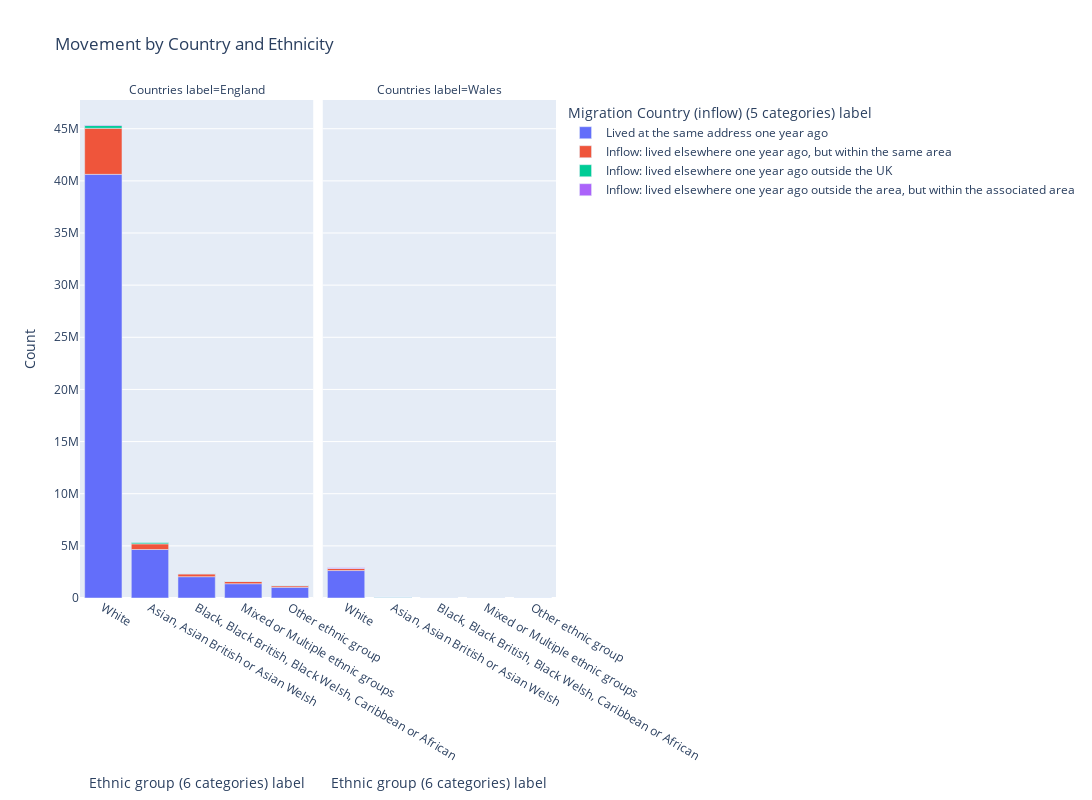

The code cell stored with this chart in its notebook:
### Code cell
#Group  by country migration type and ethnicities
in_catergory = mig_ctry_in_df.groupby(['Countries label', 'Migration Country (inflow) (5 categories) label','Ethnic group (6 categories) label' ])['Count'].sum().reset_index()
in_catergory = in_catergory.sort_values(by='Count', ascending=False)

# Remove rows with 'Does not apply' in any of the specified columns
in_catergory_filtered = in_catergory[~in_catergory[['Countries label', 'Migration Country (inflow) (5 categories) label',
                                                    'Ethnic group (6 categories) label']].apply(lambda x: 'Does not apply' in x.values, axis=1)]

# Sort the DataFrame in descending order by 'Count'
in_catergory_filtered = in_catergory_filtered.sort_values(by='Count', ascending=False)

# Display the filtered DataFrame
# print(in_catergory_filtered)

# Create a grouped bar chart
fig = px.bar(in_catergory_filtered, 
             x='Ethnic group (6 categories) label', 
             y='Count', 
             color='Migration Country (inflow) (5 categories) label', 
             facet_col='Countries label',
             labels={'Count': 'Count'},
             title='Movement by Country and Ethnicity',
             width=1200, height=800)

# Customize tooltip format
fig.update_traces(hovertemplate='%{y:,.0f} Count')

# Show the plot
fig.show()

### Figure 1 — Plotly figure (JSON) as saved in the notebook; plotly's stock layout.template omitted (floating-point values rounded to 4 significant figures)
{"data": [{"alignmentgroup": "True", "hovertemplate": "%{y:,.0f} Count", "legendgroup": "Lived at the same address one year ago", "marker": {"color": "#636efa", "pattern": {"shape": ""}}, "name": "Lived at the same address one year ago", "offsetgroup": "Lived at the same address one year ago", "orientation": "v", "showlegend": true, "textposition": "auto", "type": "bar", "x": ["White", "Asian, Asian British or Asian Welsh", "Black, Black British, Black Welsh, Caribbean or African", "Mixed or Multiple ethnic groups", "Other ethnic group"], "xaxis": "x", "y": [40624393, 4649298, 2044014, 1369199, 1022901], "yaxis": "y"}, {"alignmentgroup": "True", "hovertemplate": "%{y:,.0f} Count", "legendgroup": "Lived at the same address one year ago", "marker": {"color": "#636efa", "pattern": {"shape": ""}}, "name": "Lived at the same address one year ago", "offsetgroup": "Lived at the same address one year ago", "orientation": "v", "showlegend": false, "textposition": "auto", "type": "bar", "x": ["White", "Asian, Asian British or Asian Welsh", "Mixed or Multiple ethnic groups", "Black, Black British, Black Welsh, Caribbean or African", "Other ethnic group"], "xaxis": "x2", "y": [2631861, 72286, 40018, 21569, 21002], "yaxis": "y2"}, {"alignmentgroup": "True", "hovertemplate": "%{y:,.0f} Count", "legendgroup": "Inflow: lived elsewhere one year ago, but within the same area", "marker": {"color": "#EF553B", "pattern": {"shape": ""}}, "name": "Inflow: lived elsewhere one year ago, but within the same area", "offsetgroup": "Inflow: lived elsewhere one year ago, but within the same area", "orientation": "v", "showlegend": true, "textposition": "auto", "type": "bar", "x": ["White", "Asian, Asian British or Asian Welsh", "Black, Black British, Black Welsh, Caribbean or African", "Mixed or Multiple ethnic groups", "Other ethnic group"], "xaxis": "x", "y": [4416699, 543536, 260235, 227289, 148753], "yaxis": "y"}, {"alignmentgroup": "True", "hovertemplate": "%{y:,.0f} Count", "legendgroup": "Inflow: lived elsewhere one year ago, but within the same area", "marker": {"color": "#EF553B", "pattern": {"shape": ""}}, "name": "Inflow: lived elsewhere one year ago, but within the same area", "offsetgroup": "Inflow: lived elsewhere one year ago, but within the same area", "orientation": "v", "showlegend": false, "textposition": "auto", "type": "bar", "x": ["White", "Asian, Asian British or Asian Welsh", "Mixed or Multiple ethnic groups", "Black, Black British, Black Welsh, Caribbean or African", "Other ethnic group"], "xaxis": "x2", "y": [199881, 8144, 5031, 2947, 2856], "yaxis": "y2"}, {"alignmentgroup": "True", "hovertemplate": "%{y:,.0f} Count", "legendgroup": "Inflow: lived elsewhere one year ago outside the UK", "marker": {"color": "#00cc96", "pattern": {"shape": ""}}, "name": "Inflow: lived elsewhere one year ago outside the UK", "offsetgroup": "Inflow: lived elsewhere one year ago outside the UK", "orientation": "v", "showlegend": true, "textposition": "auto", "type": "bar", "x": ["White", "Asian, Asian British or Asian Welsh", "Black, Black British, Black Welsh, Caribbean or African", "Other ethnic group", "Mixed or Multiple ethnic groups"], "xaxis": "x", "y": [261511, 157200, 46562, 40924, 22559], "yaxis": "y"}, {"alignmentgroup": "True", "hovertemplate": "%{y:,.0f} Count", "legendgroup": "Inflow: lived elsewhere one year ago outside the UK", "marker": {"color": "#00cc96", "pattern": {"shape": ""}}, "name": "Inflow: lived elsewhere one year ago outside the UK", "offsetgroup": "Inflow: lived elsewhere one year ago outside the UK", "orientation": "v", "showlegend": false, "textposition": "auto", "type": "bar", "x": ["White", "Asian, Asian British or Asian Welsh", "Black, Black British, Black Welsh, Caribbean or African", "Other ethnic group", "Mixed or Multiple ethnic groups"], "xaxis": "x2", "y": [8643, 4457, 1433, 1223, 577], "yaxis": "y2"}, {"alignmentgroup": "True", "hovertemplate": "%{y:,.0f} Count", "legendgroup": "Inflow: lived elsewhere one year ago outside the area, but within the associated area", "marker": {"color": "#ab63fa", "pattern": {"shape": ""}}, "name": "Inflow: lived elsewhere one year ago outside the area, but within the associated area", "offsetgroup": "Inflow: lived elsewhere one year ago outside the area, but within the associated area", "orientation": "v", "showlegend": true, "textposition": "auto", "type": "bar", "x": ["White", "Asian, Asian British or Asian Welsh", "Mixed or Multiple ethnic groups", "Black, Black British, Black Welsh, Caribbean or African", "Other ethnic group"], "xaxis": "x", "y": [63445, 5934, 2343, 2302, 1960], "yaxis": "y"}, {"alignmentgroup": "True", "hovertemplate": "%{y:,.0f} Count", "legendgroup": "Inflow: lived elsewhere one year ago outside the area, but within the associated area", "marker": {"color": "#ab63fa", "pattern": {"shape": ""}}, "name": "Inflow: lived elsewhere one year ago outside the area, but within the associated area", "offsetgroup": "Inflow: lived elsewhere one year ago outside the area, but within the associated area", "orientation": "v", "showlegend": false, "textposition": "auto", "type": "bar", "x": ["White", "Asian, Asian British or Asian Welsh", "Mixed or Multiple ethnic groups", "Black, Black British, Black Welsh, Caribbean or African", "Other ethnic group"], "xaxis": "x2", "y": [49969, 3242, 1816, 1226, 982], "yaxis": "y2"}], "layout": {"annotations": [{"font": {}, "showarrow": false, "text": "Countries label=England", "x": 0.245, "xanchor": "center", "xref": "paper", "y": 1, "yanchor": "bottom", "yref": "paper"}, {"font": {}, "showarrow": false, "text": "Countries label=Wales", "x": 0.755, "xanchor": "center", "xref": "paper", "y": 1, "yanchor": "bottom", "yref": "paper"}], "barmode": "relative", "height": 800, "legend": {"title": {"text": "Migration Country (inflow) (5 categories) label"}, "tracegroupgap": 0}, "title": {"text": "Movement by Country and Ethnicity"}, "width": 1200, "xaxis": {"anchor": "y", "domain": [0, 0.49], "title": {"text": "Ethnic group (6 categories) label"}}, "xaxis2": {"anchor": "y2", "domain": [0.51, 1], "matches": "x", "title": {"text": "Ethnic group (6 categories) label"}}, "yaxis": {"anchor": "x", "domain": [0, 1], "title": {"text": "Count"}}, "yaxis2": {"anchor": "x2", "domain": [0, 1], "matches": "y", "showticklabels": false}}}
